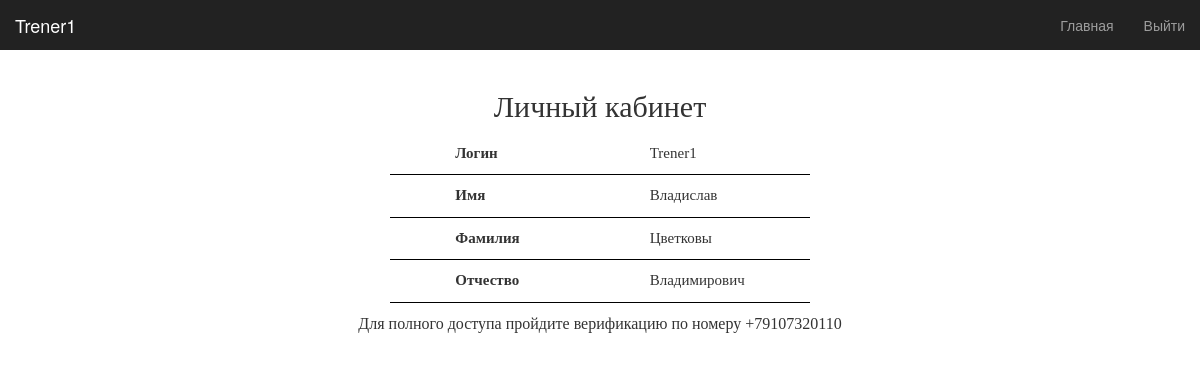
Page /profile (signed in) on the earlier database version.
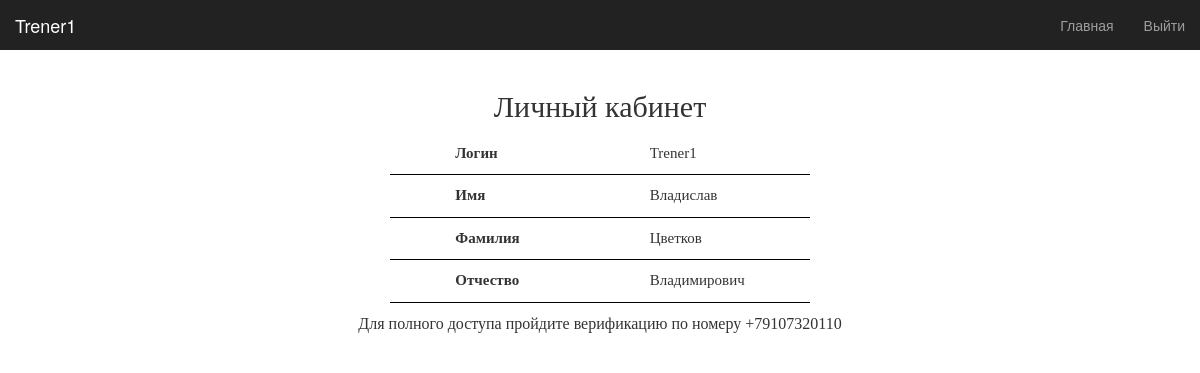
Same page on the later database version.
### models.py (models this page shows)
class User(UserMixin, db.Model):
    __table_name__ = 'user'
    id = db.Column(db.Integer, primary_key=True)
    user_lvl = db.Column(db.Integer)
    username = db.Column(db.String(30), unique=True)
    name = db.Column(db.String(30), unique=False)
    surname = db.Column(db.String(30), unique=False)
    midname = db.Column(db.String(30), unique=False)
    ticket = db.Column(db.String(50), unique=False)
    enddate = db.Column(db.String(50), unique=False)
    password = db.Column(db.String(80))
    created_on = db.Column(db.DateTime(), default=datetime.utcnow)
    timelines = db.relationship('Date', secondary=user_time, backref='user')

### app.py (the view)
@app.route('/profile')
@login_required
def profile():
    data = models.Date.query.all()
    return render_template('profile.html', username=current_user.username, name=current_user.name, surname=current_user.surname, midname=current_user.midname, enddate=current_user.enddate, ticket=current_user.ticket, user_lvl=current_user.user_lvl)

### app.py (called while the page is built)
@login_manager.user_loader
def load_user(user_id):
    return models.User.query.get(int(user_id))

### templates/profile.html (shortened to what this page needs)
{% extends "bootstrap/base.html" %}
{% block styles %}
{{super()}}
    <link rel="stylesheet" href="{{url_for('.static', filename='profile.css')}}">
    <link rel="stylesheet" href="{{url_for('.static', filename='fonts.css')}}" />
{% endblock %}
{% block content %}
<nav class="navbar navbar-inverse navbar-fixed-top">
    <div class="container-fluid">
        <div class="navbar-header">
            <a class="navbar-brand" href="#">{{ username }}</a>
        </div>
        <div id="navbar" class="navbar-collapse collapse">
            <ul class="nav navbar-nav navbar-right">
                <li><a href="{{ url_for('home') }}">Главная</a></li>
                <li><a href="{{ url_for('logout') }}">Выйти</a></li>
            </ul>
        </div>
    </div>
</nav>
    <div class="container">
    <div class="profile">
    <h2>Личный кабинет</h2>
    <table>
        <tr><td>Логин</td><td>{{ username }}</td></tr>
        <tr><td>Имя</td><td>{{ name }}</td></tr>
        <tr><td>Фамилия</td><td>{{ surname }}</td></tr>
        <tr><td>Отчество</td><td>{{ midname }}</td></tr>
    </table>
        {% if user_lvl ==3 %}
        <p>Для полного доступа пройдите верификацию по номеру +79107320110</p>
        {% endif %}
    </div>
{% endblock %}

Differences in the rows shown:
changed User "Trener1": surname "Цветковы" → "Цветков"
